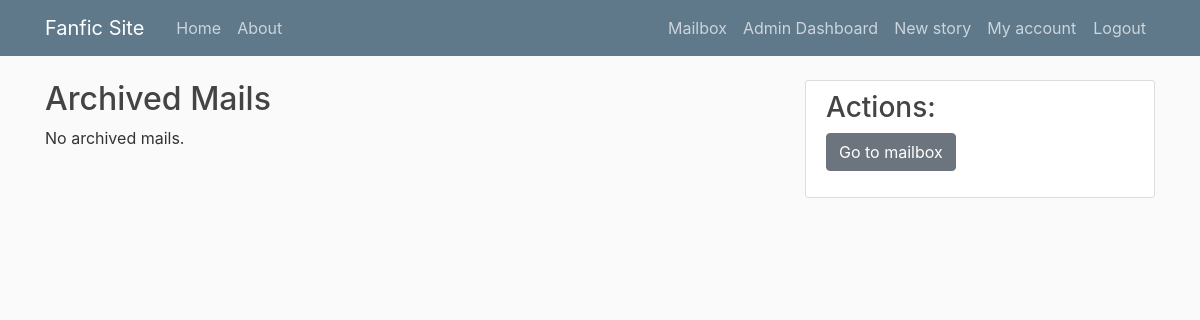
/mails/archived/ (signed in), run on an earlier commit of the app's database.
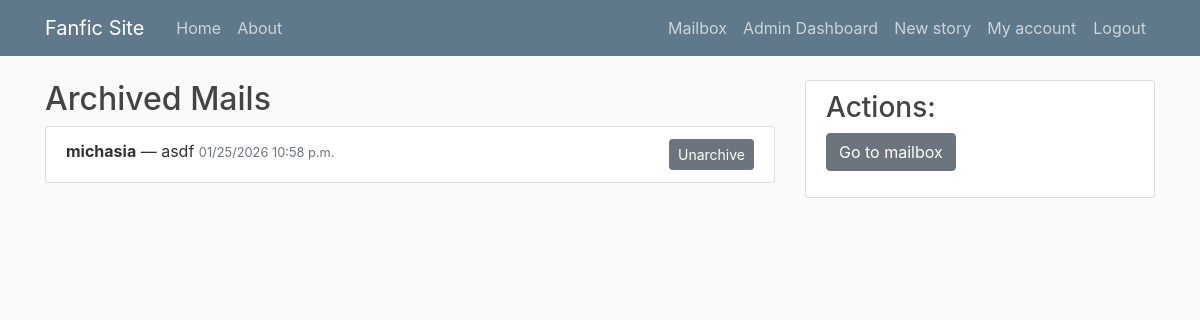
And on a later commit of the database.
### mails/models.py (models this page shows, shortened)
class Mail(models.Model):
    sender = models.ForeignKey(User, on_delete=models.CASCADE, related_name='sent_mails')
    recipient = models.ForeignKey(User, on_delete=models.CASCADE, related_name='received_mails')
    subject = models.CharField(max_length=255)
    body = models.TextField()
    timestamp = models.DateTimeField(default=timezone.now)
    is_archived = models.BooleanField(default=False)

### mails/views.py (the view)
# urls.py: path('archived/', ArchivedMailView.as_view(), name='archived'),  # /mails/archived/
class ArchivedMailView(LoginRequiredMixin, ListView):
    model = Mail
    template_name = 'mails/archived.html'
    context_object_name = 'mails'
    def get_queryset(self):
        return Mail.objects.filter(recipient=self.request.user, is_archived=True).order_by('-timestamp')

### mails/templates/mails/archived.html
{% extends "stories/base.html" %}
{% block content %}
<h2>Archived Mails</h2>
{% if mails %}
<ul class="list-group">
  {% for mail in mails %}
    <li class="list-group-item">
      <strong>{{ mail.sender.username }}</strong> &mdash; {{ mail.subject }}
      <small class="text-muted">{{ mail.timestamp|date:"SHORT_DATETIME_FORMAT" }}</small>
      <a href="{% url 'mails:unarchive' mail.id %}" class="btn btn-sm btn-secondary float-right">Unarchive</a>
    </li>
  {% endfor %}
</ul>
{% else %}
<p>No archived mails.</p>
{% endif %}
{% endblock %}
{% block sidebar %}
<div class="content-section">
<h3>Actions:</h3>
<a href="{% url 'mails:mailbox' %}" class="btn btn-secondary mb-3">Go to mailbox</a>
</div>
{% endblock %}

What changed in the data, as far as the page shows it:
added Mail: sender.username "michasia", subject "asdf", timestamp "01/25/2026 10:58 p.m."
Also different on the page:
text no longer shown: "No archived mails."
